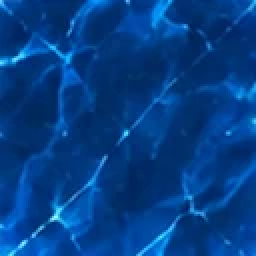
#> input picture docs/boards/ny-aurora-d.webp, 128 x 128 px, given in place of boards2.png, which was not available (shown 2 times larger)
$ python board2.py
#> lines starting #> are read from the running program, lines starting #| are printed output that depends on the picture; after the words box and inside, x2 and y2 are one past the last pixel; in counts of white or black regions, pixels touching at a corner belong together
import numpy as np
from PIL import Image
from scipy import ndimage
R = '/home/claude/beta_uchun/public/boards'
SPEC = {
  # name: (source, crop box, grid/opening box, light square box, dark square box)
  'ice':    ('src/boards2.png', (8, 8, 832, 925), (114, 140, 714, 799), (372, 225, 456, 305), (456, 225, 541, 305)),
  'frost':  ('src/boards2.png', (846, 2, 1668, 935), (960, 146, 1557, 802), (1217, 230, 1300, 310), (1300, 230, 1385, 310)),
  'aurora': ('src/board_aurora2.png', (0, 0, 1254, 1254), (146, 159, 1111, 1119), (507, 280, 627, 400), (387, 280, 507, 400)),
}
fis = {}
for name, (src, crop, op, lt, dt) in SPEC.items():
    im = Image.open(src).convert('RGB')
#> im is the input picture: PIL image 128x128 RGB; mean R, G, B 3.3, 62.5, 135
    c = np.asarray(im.crop(crop)).astype(float)
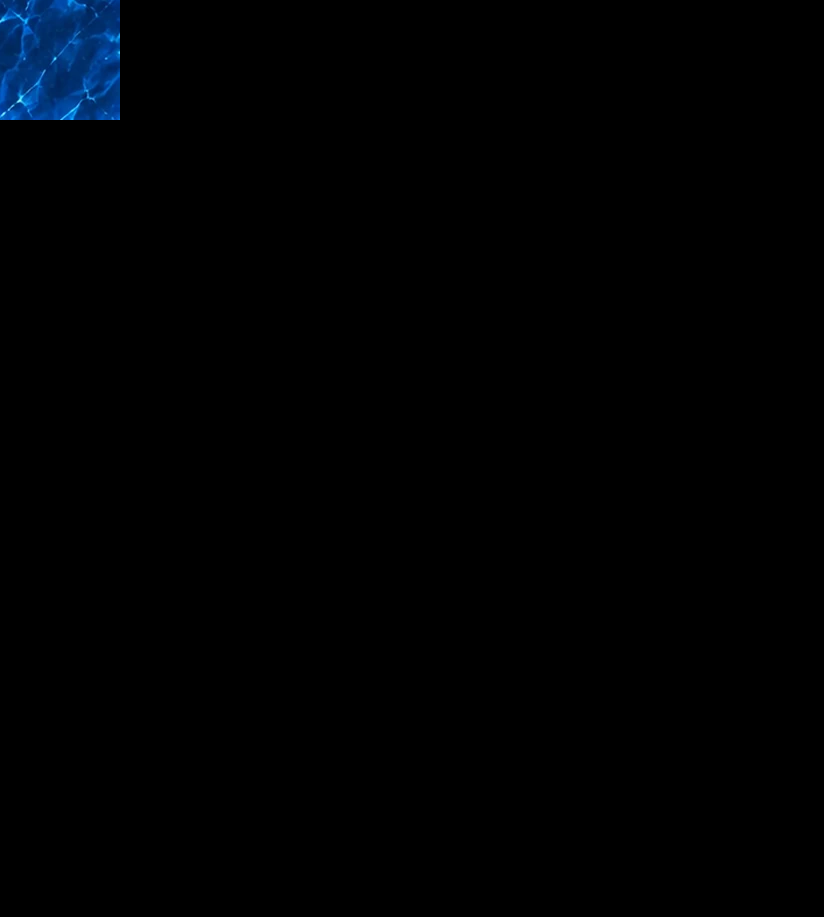
#> c: shape (917, 824, 3) float64; mean R, G, B 0.1, 1.2, 2.6
    H, W = c.shape[:2]
#> H = 917; W = 824
    lum = c @ np.array([.3, .55, .15]); mx = c.max(axis=2)
    dark = mx < 46
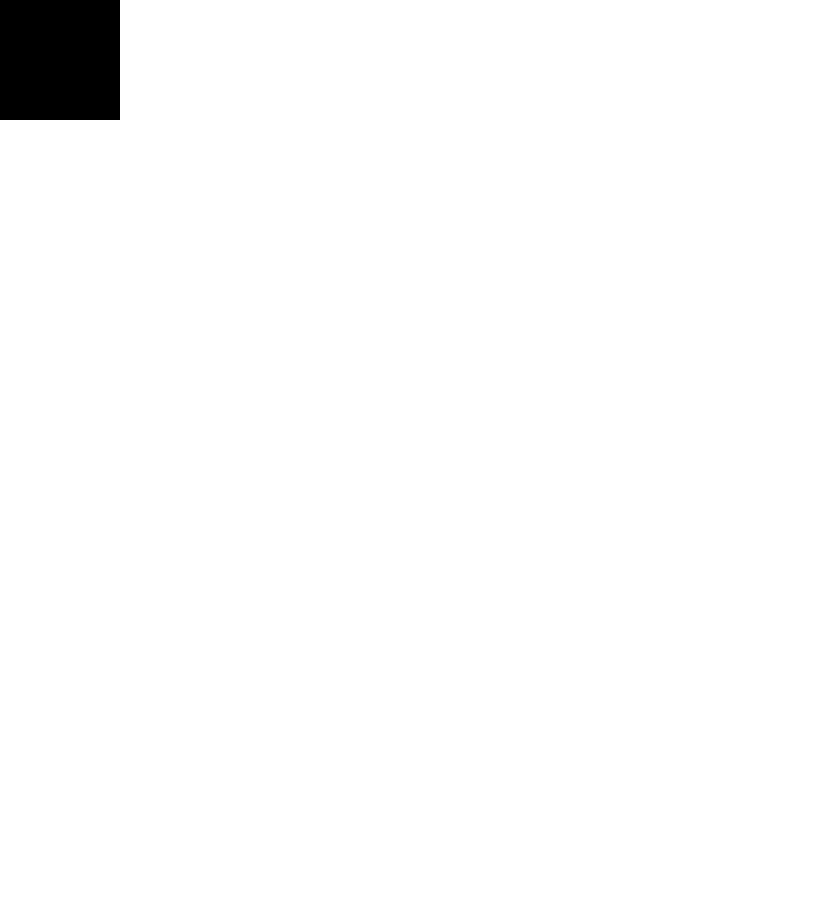
#> dark: shape (917, 824) bool; 98.1% white; 1 black region, box (x1, y1, x2, y2) and area: (0, 0, 120, 120) 14400
    lab, n = ndimage.label(dark)
#> n = 1
    edge = set(np.unique(np.concatenate([lab[0], lab[-1], lab[:, 0], lab[:, -1]]))) - {0}
#> edge = 1 item
    bg = np.isin(lab, list(edge))
    bg = ndimage.binary_dilation(bg, iterations=1) & (mx < 70)
    a = np.ones((H, W))
    a[bg] = np.clip((lum[bg] - 6) / 55, 0, 1)
    # glow pixels outside the frame: un-premultiply over black
    col = np.where(a[..., None] > .02, c / np.maximum(a[..., None], .02), 0)
    col = np.clip(col, 0, 255)
    # the board opening: fully transparent (the real 8x8 board goes there); 3 px under the frame's inner edge
    ox0, oy0, ox1, oy1 = op[0] - crop[0] + 3, op[1] - crop[1] + 3, op[2] - crop[0] - 3, op[3] - crop[1] - 3
    a[oy0:oy1, ox0:ox1] = 0
    rgba = Image.fromarray(np.dstack([col, a * 255]).astype(np.uint8), 'RGBA')
    # make the opening square in pixels (no distortion in the app): scale the height by w/h
    ow, oh = op[2] - op[0], op[3] - op[1]
    sy = ow / oh
    W2 = 640; s = W2 / W
#> after `s = W2 / W`: s = 0.777
    H2 = round(H * s * sy)
#> H2 = 648
    out = rgba.resize((W2, H2), Image.LANCZOS)
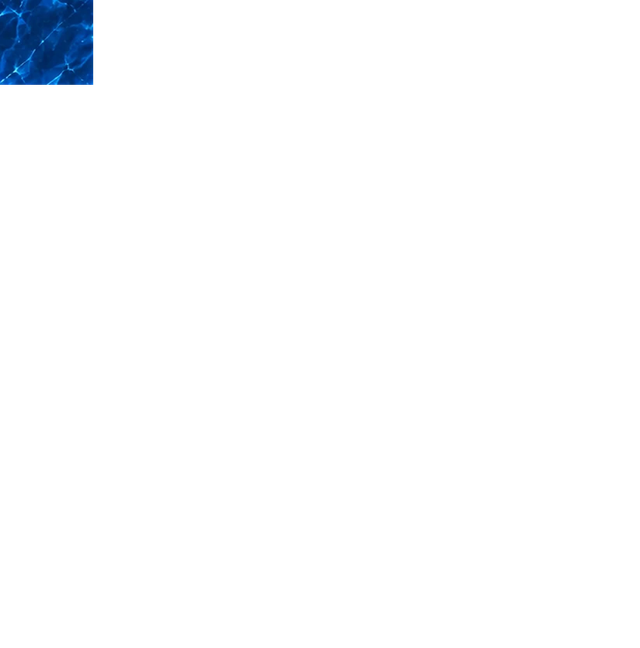
#> out: PIL image 640x648 RGBA; mean R, G, B, A 0.1, 1.2, 2.7, 4.9; transparent parts drawn white
    fi = [round((op[0] - crop[0]) / W, 4), round((op[1] - crop[1]) / H, 4), round((op[2] - crop[0]) / W, 4), round((op[3] - crop[1]) / H, 4)]
#> fi = [0.129, 0.144, 0.857, 0.863]
    fis[name] = (fi, (W2, H2))
    out.save(f'{R}/ny-{name}-frame.webp', 'WEBP', quality=88, method=6)
    for tag, box in (('l', lt), ('d', dt)):
        x0, y0, x1, y1 = box
        t = im.crop((x0 + 5, y0 + 5, x1 - 5, y1 - 5)).resize((128, 128), Image.LANCZOS)
        t.save(f'{R}/ny-{name}-{tag}.webp', 'WEBP', quality=88, method=6)
    # shop preview: frame over an 8x8 board of the tiles, on the app's night backdrop
    L = Image.open(f'{R}/ny-{name}-l.webp').convert('RGB'); D = Image.open(f'{R}/ny-{name}-d.webp').convert('RGB')
    bx0, by0 = fi[0] * W2, fi[1] * H2; side = (fi[2] - fi[0]) * W2; sq = side / 8
#> after `bx0, by0 = (fi[0] * W2, fi[1] * H2)`: bx0 = 82.3; by0 = 93.25
#> after `side = (fi[2] - fi[0]) * W2`: side = 466
#> after `sq = side / 8`: sq = 58.26
    canvas = Image.new('RGBA', (W2, H2), (14, 10, 34, 255))
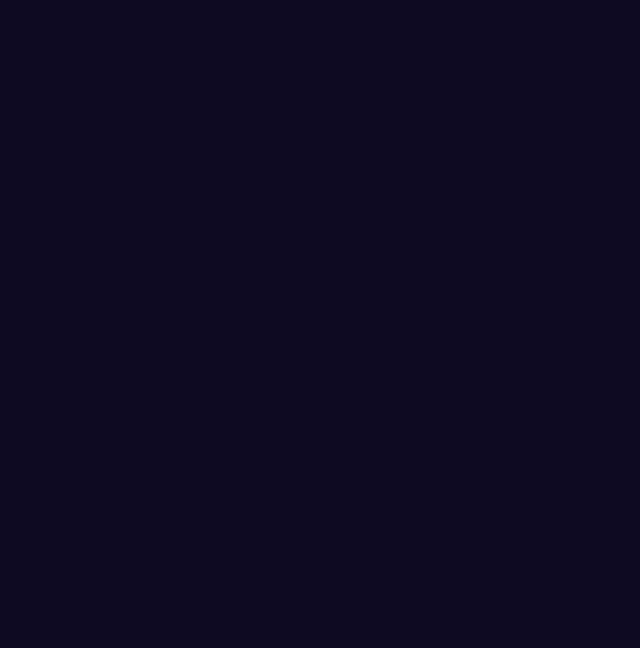
#> canvas: PIL image 640x648 RGBA; mean R, G, B, A 14, 10, 34, 255
    Ls, Ds = L.resize((round(sq) + 1,) * 2), D.resize((round(sq) + 1,) * 2)
#> Ls: PIL image 59x59 RGB; every value is 0
    for r in range(8):
        for q in range(8):
            canvas.paste(Ds if (r + q) % 2 else Ls, (round(bx0 + q * sq), round(by0 + r * sq)))
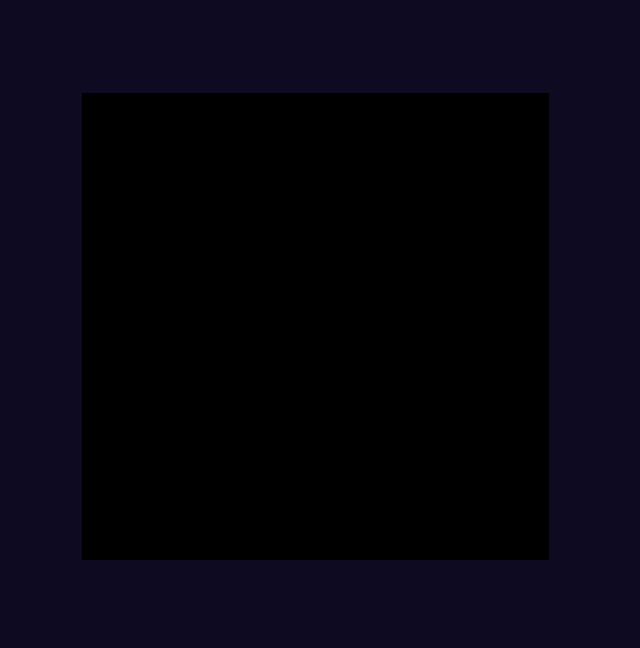
#> canvas: PIL image 640x648 RGBA; mean R, G, B, A 6.6, 4.7, 16.1, 255
    canvas.alpha_composite(out)
    S = max(W2, H2); pv = Image.new('RGBA', (S, S), (14, 10, 34, 255)); pv.alpha_composite(canvas, ((S - W2) // 2, (S - H2) // 2))
#> after `S = max(W2, H2)`: S = 648
#> after `pv.alpha_composite(canvas, ((S - W2) // 2, (S - H2) // 2))`:
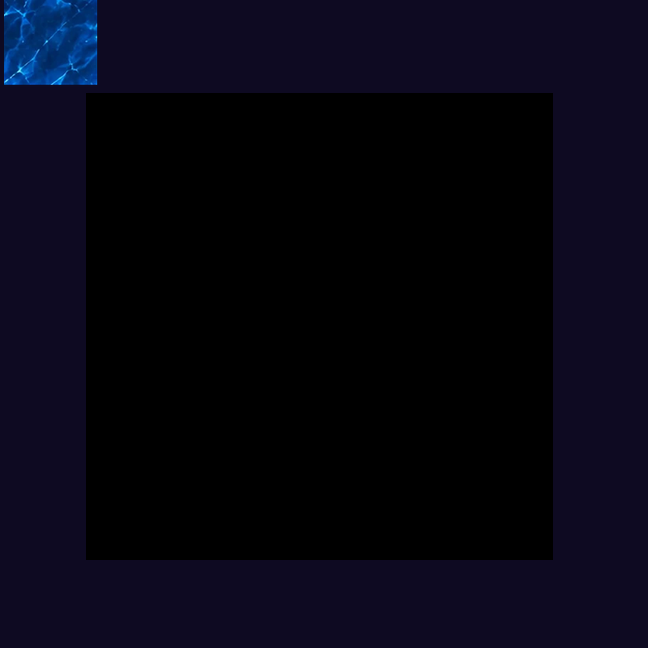
#> pv: PIL image 648x648 RGBA; mean R, G, B, A 6.5, 5.8, 18.2, 255
    pv = pv.convert('RGB')
#> pv: PIL image 648x648 RGB
    pv.resize((512, 512), Image.LANCZOS).save(f'{R}/ny-{name}.webp', 'WEBP', quality=86, method=6)
    pv.resize((256, 256), Image.LANCZOS).save(f'{R}/ny-{name}-sm.webp', 'WEBP', quality=84, method=6)
    pv.resize((400, 400), Image.LANCZOS).save(f'/home/claude/work/pv2-{name}.png')
#> pass 3 of the loop `for name, (src, crop, op, lt, dt) in SPEC.items():`:
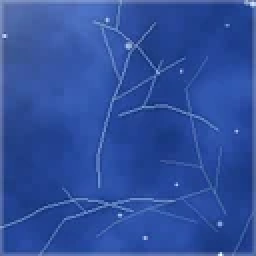
#> input picture docs/boards/ny-frost-d.webp, 128 x 128 px, given in place of board_aurora2.png, which was not available (shown 2 times larger)
#> im is the input picture: PIL image 128x128 RGB; mean R, G, B 47.1, 79.3, 157.4
#> c: shape (1254, 1254, 3) float64
#> lum: shape (1254, 1254) float64
#> mx: shape (1254, 1254) float64
#> `dark = mx < 46`:
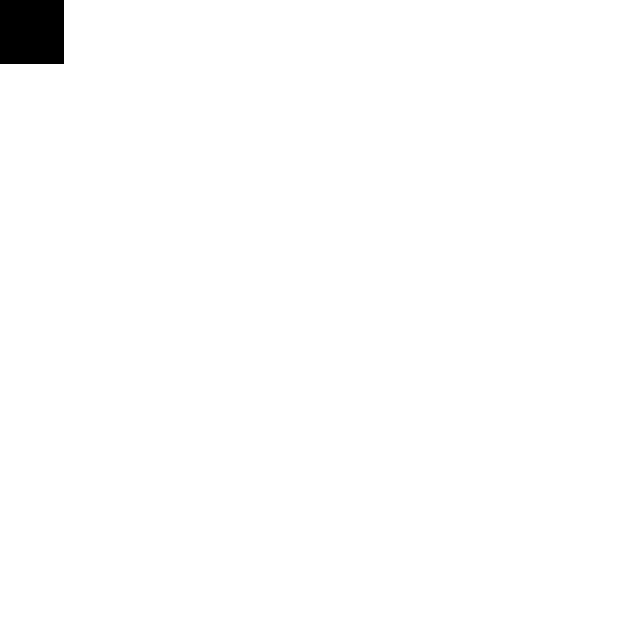
#> dark: shape (1254, 1254) bool (shown at 1/2 size); 99% white; 1 black region, box (x1, y1, x2, y2) and area: (0, 0, 128, 128) 16384
#> rgba: PIL image 1254x1254 RGBA
#> out: PIL image 640x643 RGBA
#> Ls: PIL image 63x63 RGB; every value is 0
#> after the loop `for r in range(8):`:
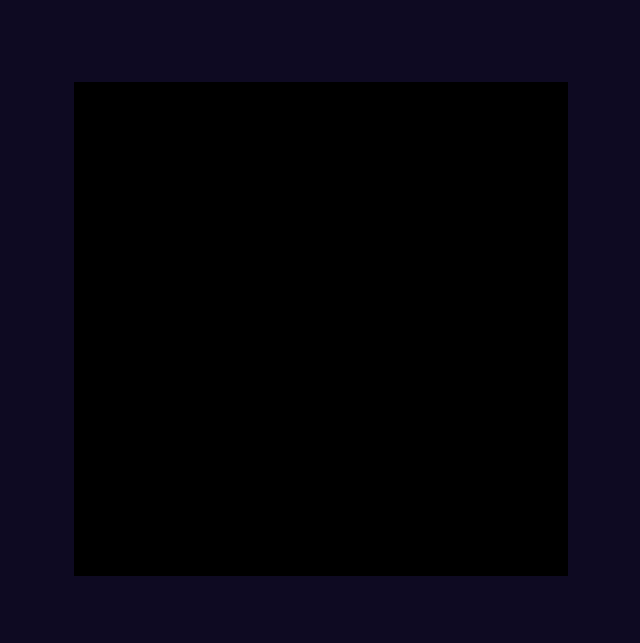
#> canvas: PIL image 640x643 RGBA; mean R, G, B, A 5.7, 4.1, 13.8, 255
print(fis)
#| {'ice': ([0.1286, 0.1439, 0.8568, 0.8626], (640, 648)), 'frost': ([0.1387, 0.1543, 0.865, 0.8574], (640, 661)), 'aurora': ([0.1164, 0.1268, 0.886, 0.8923], (640, 643))}
